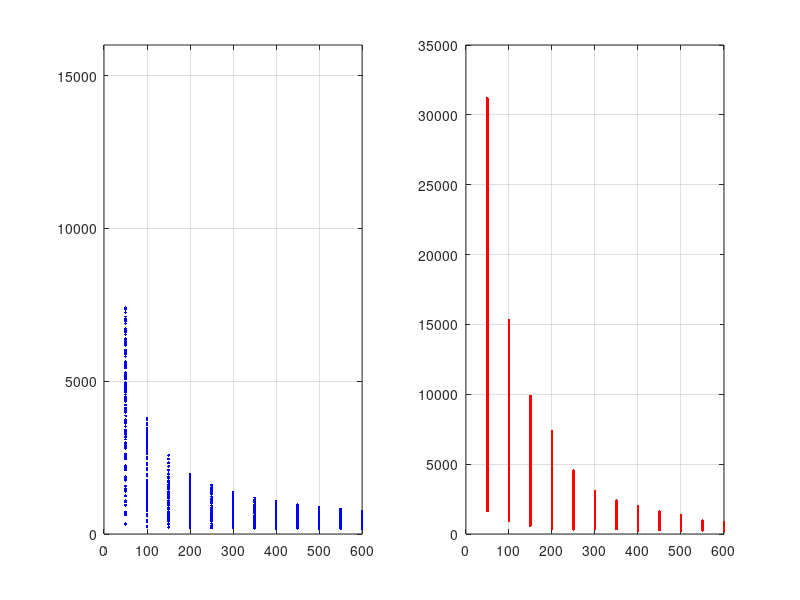
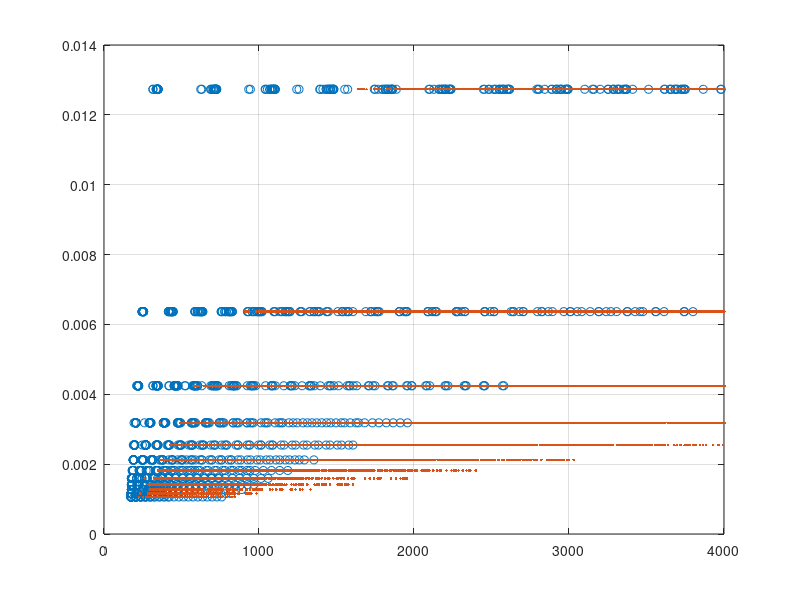

These charts were generated, in order, by the following MATLAB code: (Note: this script raises an error after producing the figures.)
% This is a bit of a messy script, but does the following:
%  1) find the wave-caipi parameters that are ok with the Slew Rate
%      and find values with similar RG, "params_use.params" has 
%      the similar configurations of the insert vs conventional systm
%  2) 
%     -   Loads the psf configurations for Equal/Different Gradient (ge/gd)
%         Equal/Different number of sines (se/de)
%     -  Plots the psf and Power spectrum for the selected configuration

%% 1) Finding acceptable WC-parameters
% Select parameters for the desired RG
des_rg = 1500;
% Manually tune this parameters to get values with similar Range of spread
tres_y = 10;
tres_z = 2;

N = 160;
p_banw = [50:50:600];
t_read = 1./p_banw;
G_sine = [1:2:40]./1000;
N_sine = [1:2:40];
SR_max = 200;
[T_R,G_S,N_S] = ndgrid(t_read,G_sine,N_sine);

SR_sine = 2.*pi.*(1./(T_R./N_S)).*G_S;
sinsy = N_S(SR_sine <=SR_max);
sinsz = sinsy;
gy = G_S(SR_sine <=SR_max);
gz = gy;
p_bw = 1./T_R(SR_sine <=SR_max);
sr = SR_sine(SR_sine <= SR_max);

datay = [gy gz sinsy sinsz p_bw];

% Calculate Range of spread
gamma=42.58e6;
t_r = 1./datay(:,5);
fy = datay(:,3)./t_r;
fz = datay(:,4)./t_r;
omgy = 2*pi.*fy;
omgz = 2*pi.*fz;
y1 = (-N/2)+1:N/2;
y1 = y1-mean(y1); y1 = y1.*1e-03;
z1=(-N/2)+1:N/2;
z1 = z1-mean(z1); z1 = z1.*1e-03;
t1=0:t_r/N:t_r-(t_r/N);
insfr = -gamma.*(datay(:,1).*cos(omgy.*t1).*y1+datay(:,2).*sin(omgz*t1).*z1);
fmax=max(insfr,[],2);
% rg=(2.*(0.001./param.p_bw).*fmax)+param.N;     % Range of spread
rg=(2./datay(:,5).*fmax)+N;     % Range of spread
datay = [datay rg];

% Calculating the time to get sines..
raise_t = gy./sr;
time = 4.*raise_t.*sinsy;
datay = [datay time];

figure; 
hold on
for idx = 1:length(p_banw)
    bw = p_banw(idx);
    aa = find(datay(:,5)==bw);
    aa = datay(aa,:);
    rg = aa(:,6);
    t = aa(:,7);
%     plot(bw,rg,'.','Color','b');
    subplot(1,2,1); plot(bw,rg,'.','Color','b');
    hold on
end
subplot(1,2,1);ylim([0 16000]); grid on

% Insert coil
p_bw = [50:50:600];
t_read = 1./p_bw;
G_sine = [6:4:40]./1000;
G_sine_is = [10:10:200]./1000;
N_sine = [5:12];
N_sine_is = [5:30];
SR_max = 200;
SR_max_is = 1300;
[T_R,G_S,N_S,G_is_S,N_is_S] = ndgrid(t_read,G_sine,N_sine,G_sine_is,N_sine_is);
SR_sine = 2.*pi.*(1./(T_R./N_S)).*G_S;
SR_sine_is = 2.*pi.*(1./(T_R./N_is_S)).*G_is_S;

index_valid_stuff = (SR_sine <=SR_max)&(SR_sine_is <=SR_max_is);
N_sine2use = N_S(index_valid_stuff);
N_is_sine2use = N_is_S(index_valid_stuff);
G_is_2use = G_is_S(index_valid_stuff);
G_2use = G_S(index_valid_stuff);
SR_sine_is_2use = SR_sine_is(index_valid_stuff);

P_bw_2use = 1./T_R(index_valid_stuff);

% Calculate Range of spread
gamma=42.58e6;
t_r = 1./P_bw_2use;
fy = N_sine2use./t_r;
fz = N_is_sine2use./t_r;
omgy = 2*pi.*fy;
omgz = 2*pi.*fz;
y1 = (-N/2)+1:N/2;
y1 = y1-mean(y1); y1 = y1.*1e-03;
z1=(-N/2)+1:N/2;
z1 = z1-mean(z1); z1 = z1.*1e-03;
t1=0:t_r/N:t_r-(t_r/N);
insfr = -gamma.*(G_2use.*cos(omgy.*t1).*y1+G_is_2use.*sin(omgz*t1).*z1);
fmax=max(insfr,[],2);
% rg=(2.*(0.001./param.p_bw).*fmax)+param.N;     % Range of spread
rg1=(2./P_bw_2use.*fmax)+N;     % Range of spread
sr_y = 2.*pi.*(1./(t_r./N_sine2use)).*G_2use;
sr_z = 2.*pi.*(1./(t_r./N_is_sine2use)).*G_is_2use;
rt_y = G_2use./sr_y;
rt_z = G_is_2use./sr_z;
ty = 4.*rt_y.*N_sine2use;
tz = 4.*rt_z.*N_is_sine2use;

data_ins = [G_2use G_is_2use N_sine2use N_is_sine2use P_bw_2use rg1 ty];

smple = [G_2use G_is_2use N_sine2use N_is_sine2use P_bw_2use rg1 ty SR_sine_is_2use];

% figure; plot(P_bw_2use,rg1,'o','Color','r'); grid on

subplot(1,2,2);  plot(P_bw_2use,rg1,'.','Color','r'); grid on

figure; plot(datay(:,6),datay(:,7),'o')
hold on
plot(data_ins(:,6),data_ins(:,7),'.')
xlim([0 4000]); grid on
 xlim([0 4000])
grid on

% Find the parameters with similar RG Insert vs Conventional Grad
diff_y = datay(:,6)-des_rg;
diff_z = data_ins(:,6)-des_rg;

y_use = abs(diff_y)<=tres_y;
z_use = abs(diff_z)<=tres_z;

aa_zeros = zeros([size(y_use(y_use==1),1) 1]);
bb_ones = ones([size(z_use(z_use==1),1) 1]);

aa = [datay(y_use,:) aa_zeros];
bb = [data_ins(z_use,:) bb_ones];

diff =  bb(:,5)-min(aa(:,5));
bb_i = diff>0;
bb = bb(bb_i,:);

params_use = [];
params_use.rg = des_rg;
params_use.params = [aa;bb];

tit = sprintf('./Data/rg_analysis/params_%i_%i.mat',des_rg,N);
% save(tit,'params_use')

clearvars -except aa bb params_use

%% 2) PSF analysis
% select parameter to plot psf and power
% res_gd_sd.param  -> gradient different, sines different
% res_gd_se.param  -> gradient different, sines equal
% res_ge_sd.param  -> gradient equal, sines different
% res_ge_se.param  -> gradient equal, sines equal
param = res_gd_sd.param;

load('./Data/psf_analysis/res_gd_sd.mat')
res_gd_sd  = res;
load('./Data/psf_analysis/res_gd_se.mat')
res_gd_se = res;
load('./Data/psf_analysis/res_ge_sd.mat')
res_ge_sd = res;
load('./Data/psf_analysis/res_ge_se.mat')
res_ge_se = res;

res_ge_se.pixels = sum(abs(res_ge_se.psf_yz(:))>1);
res_gd_se.pixels = sum(abs(res_gd_se.psf_yz(:))>1);
res_ge_sd.pixels = sum(abs(res_ge_sd.psf_yz(:))>1);
res_gd_sd.pixels = sum(abs(res_gd_sd.psf_yz(:))>1);

% Analyzing the power spectrum
psf_f=FFT_1D_Edwin(res_gd_sd.psf_yz,'image',1);
psf_f1 = psf_f(:,:,1);
t_r = 1/param.p_bw;
n = param.ov*param.Nx;
fq = (n)./t_r;
x=psf_f1(:,1);
x = FFT_1D_Edwin(x,'kspace',2);
x=x(:);
f=(-n/2:n/2-1)*(fq/n);
power=abs(x).^2/n;

%%% Plotting Power Spectrum, and psf
figure;subplot(2,1,1); imagesc(abs(psf_f1.')); title('Psf')
subplot(2,1,2); plot(f,power);  title('Power spectrum'); xlabel('Frequency Hz'); xlim([min(f) max(f)]);
hold on;
aa=0:0.001:max(power(:))+(0.25*max(power(:)));
fmax_four = max(f(power>(0.05*max(power(:)))));
bb=repmat(fmax_four,[1 size(aa,2)]);
plot(bb,aa,'LineWidth',1.5,'DisplayName','Max Fourier Frequency');
aa=0:0.001:max(power(:))+(0.25*max(power(:)));
bb=repmat(param.if_max,[1 size(aa,2)]);
plot(bb,aa,'LineStyle','--','LineWidth',1.5,'DisplayName','Max instant Frequency');legend;
colormap 'gray'
